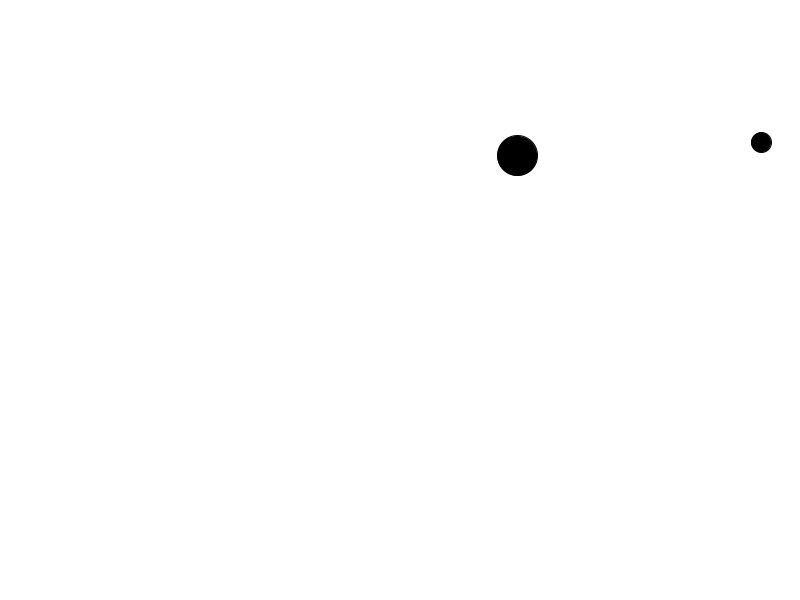
Frame 1 (no input)
Frame 60 (the mouse pressed at the canvas centre just before this capture): identical to frame 1, image omitted
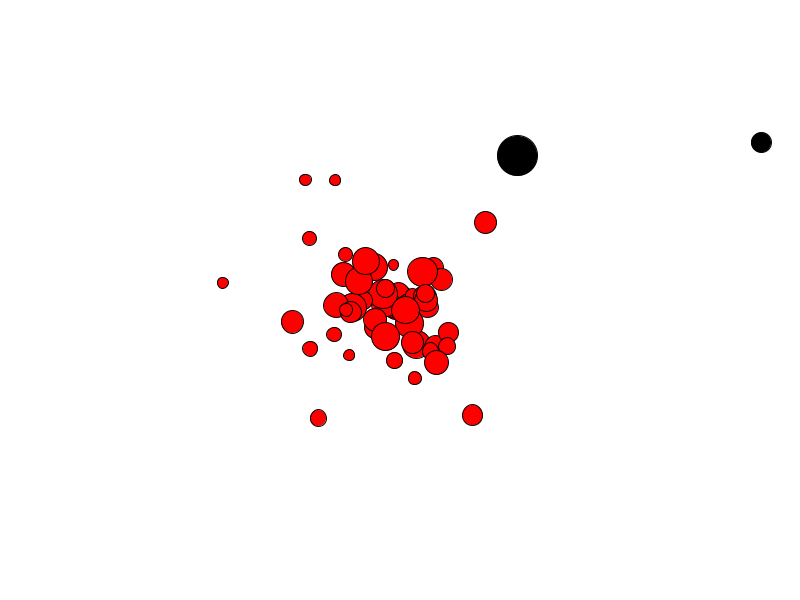
Frame 120 (the mouse held since frame 60 and released just before this capture)

The Processing sketch that drew these frames (run headless with seeded random() and noise(); from frame 60 on, the mouse is pressed at the canvas centre):

// Processing sketch: Particles
// ── Particles.pde
ArrayList <Particle> particles = new ArrayList <Particle>();  //declare new ArrayList from the Particle Class
BlackHole consumesEverything;                                 //declare new blackhole
BlackHole spitsOutEverything;                                 //declare other blackhole

void setup() {
  size(800, 600);                                             //set size of display
  consumesEverything = new BlackHole(40);                     //initialize blackhole
  spitsOutEverything = new BlackHole(20);                     //initialize other blackhole
}

void draw() {
  background(255);                                            //set background color
  if(mousePressed){                                           //if the mouse is pressed...
  particles.add(new Particle(random(10,30)));                 //...then add particles from the Particle Class
  }
  for (int i = particles.size () - 1; i >= 0; i--) {          //go through the arraylist
    Particle p = particles.get(i);                            //get particles out of the arraylist from the Particle Class
    p.display();                                              //display a particle reverencing the class
    p.move();                                                 //move a particle reverencing the class
   
}
  consumesEverything.display();                               //display blackhole
  spitsOutEverything.display();                               //display other blackhole
}


// ── Class_Blackhole.pde
class BlackHole {                                        
  PVector loc;                                            //declare location
  float sz;                                               //declare size


  BlackHole(float tempsz) {
    loc = new PVector (random(width), random(height));    //initialize location
    sz = tempsz;                                          //initialize size
  }

  void display() {
    fill(0);                                              //set fill
    ellipse(loc.x, loc.y, sz, sz);                        //create ellipse
  }



//  boolean consume (Particle food) {
//    if (loc.dist(food.loc) < sz/2 + food.sz/2) {
//      return true;
//    } else {
//      return false;
//    }
//  }
//  void grow() {
//    sz +=1;
//  }
}


// ── Particle_Class.pde
class Particle {
  PVector loc, vel, acc;                                      //declare location, velocity, and acceleration PVectors
  Float sz;                                                   //declare size

  Particle(float tempsz) {
    sz = tempsz;                                              //initialize size
    loc = new PVector(mouseX, mouseY);                        //initialize location
    vel = new PVector(random(-2, 2), random(-2, 2));          //initialize velocity
    acc = new PVector(random(-.05, .05), random(-.05, .05));  //initialize acceleration
  }

  void display() {
    fill(255,0,0);                                            //set fill
    ellipse(loc.x, loc.y, sz, sz);                            //draw ellipse
  }

  void move() {
    vel.add(acc);                                             //add acceleration to velocity
    loc.add(vel);                                             //add velocity to location
  }
}
